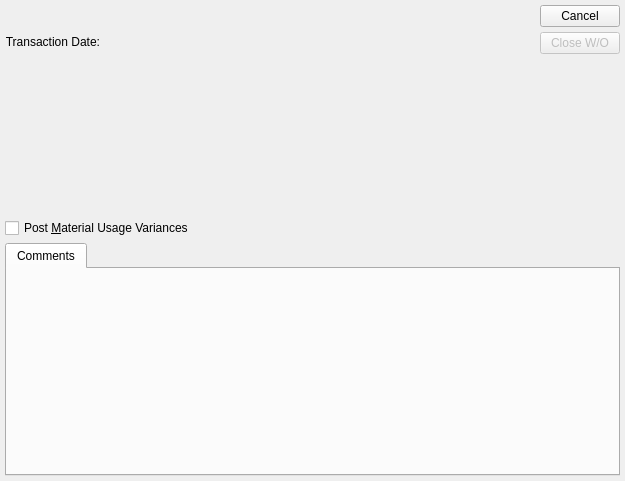
<?xml version="1.0" encoding="UTF-8"?>
<ui version="4.0">
 <comment>This file is part of the xTuple ERP: PostBooks Edition, a free and
open source Enterprise Resource Planning software suite,
Copyright (c) 1999-2011 by OpenMFG LLC, d/b/a xTuple.
It is licensed to you under the Common Public Attribution License
version 1.0, the full text of which (including xTuple-specific Exhibits)
is available at www.xtuple.com/CPAL.  By using this software, you agree
to be bound by its terms.</comment>
 <class>closeWo</class>
 <widget class="QDialog" name="closeWo">
  <property name="geometry">
   <rect>
    <x>0</x>
    <y>0</y>
    <width>625</width>
    <height>481</height>
   </rect>
  </property>
  <property name="windowTitle">
   <string>Close Work Order</string>
  </property>
  <layout class="QVBoxLayout" name="verticalLayout_3">
   <item>
    <layout class="QHBoxLayout" name="horizontalLayout">
     <item>
      <layout class="QVBoxLayout" name="verticalLayout">
       <item>
        <layout class="QHBoxLayout" name="horizontalLayout_2">
         <item>
          <widget class="QLabel" name="_transDateLit">
           <property name="text">
            <string>Transaction Date:</string>
           </property>
           <property name="alignment">
            <set>Qt::AlignRight|Qt::AlignTrailing|Qt::AlignVCenter</set>
           </property>
           <property name="buddy">
            <cstring>_transDate</cstring>
           </property>
          </widget>
         </item>
         <item>
          <widget class="DLineEdit" name="_transDate">
           <property name="sizePolicy">
            <sizepolicy hsizetype="Preferred" vsizetype="Fixed">
             <horstretch>0</horstretch>
             <verstretch>0</verstretch>
            </sizepolicy>
           </property>
          </widget>
         </item>
         <item>
          <spacer>
           <property name="orientation">
            <enum>Qt::Horizontal</enum>
           </property>
           <property name="sizeType">
            <enum>QSizePolicy::Expanding</enum>
           </property>
           <property name="sizeHint" stdset="0">
            <size>
             <width>20</width>
             <height>20</height>
            </size>
           </property>
          </spacer>
         </item>
        </layout>
       </item>
       <item>
        <widget class="WoCluster" name="_wo">
         <property name="sizePolicy">
          <sizepolicy hsizetype="Fixed" vsizetype="Fixed">
           <horstretch>0</horstretch>
           <verstretch>0</verstretch>
          </sizepolicy>
         </property>
         <property name="minimumSize">
          <size>
           <width>290</width>
           <height>130</height>
          </size>
         </property>
        </widget>
       </item>
       <item>
        <widget class="QCheckBox" name="_postMaterialVariance">
         <property name="sizePolicy">
          <sizepolicy hsizetype="Minimum" vsizetype="Fixed">
           <horstretch>0</horstretch>
           <verstretch>0</verstretch>
          </sizepolicy>
         </property>
         <property name="text">
          <string>Post &amp;Material Usage Variances</string>
         </property>
        </widget>
       </item>
      </layout>
     </item>
     <item>
      <spacer>
       <property name="orientation">
        <enum>Qt::Horizontal</enum>
       </property>
       <property name="sizeType">
        <enum>QSizePolicy::Expanding</enum>
       </property>
       <property name="sizeHint" stdset="0">
        <size>
         <width>7</width>
         <height>188</height>
        </size>
       </property>
      </spacer>
     </item>
     <item>
      <layout class="QVBoxLayout">
       <item>
        <widget class="QPushButton" name="_close">
         <property name="text">
          <string>Cancel</string>
         </property>
        </widget>
       </item>
       <item>
        <widget class="QPushButton" name="_closeWo">
         <property name="enabled">
          <bool>false</bool>
         </property>
         <property name="text">
          <string>Close W/O</string>
         </property>
         <property name="default">
          <bool>true</bool>
         </property>
        </widget>
       </item>
       <item>
        <spacer>
         <property name="orientation">
          <enum>Qt::Vertical</enum>
         </property>
         <property name="sizeHint" stdset="0">
          <size>
           <width>20</width>
           <height>0</height>
          </size>
         </property>
        </spacer>
       </item>
      </layout>
     </item>
    </layout>
   </item>
   <item>
    <widget class="QTabWidget" name="tabWidget">
     <property name="currentIndex">
      <number>0</number>
     </property>
     <widget class="QWidget" name="_commentTab">
      <attribute name="title">
       <string>Comments</string>
      </attribute>
      <layout class="QVBoxLayout" name="verticalLayout_2">
       <item>
        <widget class="Comments" name="_comments">
         <property name="type">
          <enum>Comments::WorkOrder</enum>
         </property>
        </widget>
       </item>
      </layout>
     </widget>
    </widget>
   </item>
  </layout>
 </widget>
 <layoutdefault spacing="5" margin="5"/>
 <pixmapfunction>qPixmapFromMimeSource</pixmapfunction>
 <customwidgets>
  <customwidget>
   <class>Comments</class>
   <extends>QWidget</extends>
   <header>comments.h</header>
  </customwidget>
  <customwidget>
   <class>DLineEdit</class>
   <extends>QWidget</extends>
   <header>datecluster.h</header>
   <container>1</container>
  </customwidget>
  <customwidget>
   <class>WoCluster</class>
   <extends>QWidget</extends>
   <header>wocluster.h</header>
  </customwidget>
 </customwidgets>
 <tabstops>
  <tabstop>_wo</tabstop>
  <tabstop>_postMaterialVariance</tabstop>
  <tabstop>_closeWo</tabstop>
  <tabstop>_close</tabstop>
 </tabstops>
 <resources/>
 <connections>
  <connection>
   <sender>_wo</sender>
   <signal>valid(bool)</signal>
   <receiver>_closeWo</receiver>
   <slot>setEnabled(bool)</slot>
   <hints>
    <hint type="sourcelabel">
     <x>20</x>
     <y>20</y>
    </hint>
    <hint type="destinationlabel">
     <x>20</x>
     <y>20</y>
    </hint>
   </hints>
  </connection>
  <connection>
   <sender>_close</sender>
   <signal>clicked()</signal>
   <receiver>closeWo</receiver>
   <slot>reject()</slot>
   <hints>
    <hint type="sourcelabel">
     <x>20</x>
     <y>20</y>
    </hint>
    <hint type="destinationlabel">
     <x>20</x>
     <y>20</y>
    </hint>
   </hints>
  </connection>
  <connection>
   <sender>_wo</sender>
   <signal>newId(int)</signal>
   <receiver>_comments</receiver>
   <slot>setId(int)</slot>
   <hints>
    <hint type="sourcelabel">
     <x>174</x>
     <y>87</y>
    </hint>
    <hint type="destinationlabel">
     <x>312</x>
     <y>347</y>
    </hint>
   </hints>
  </connection>
 </connections>
</ui>
